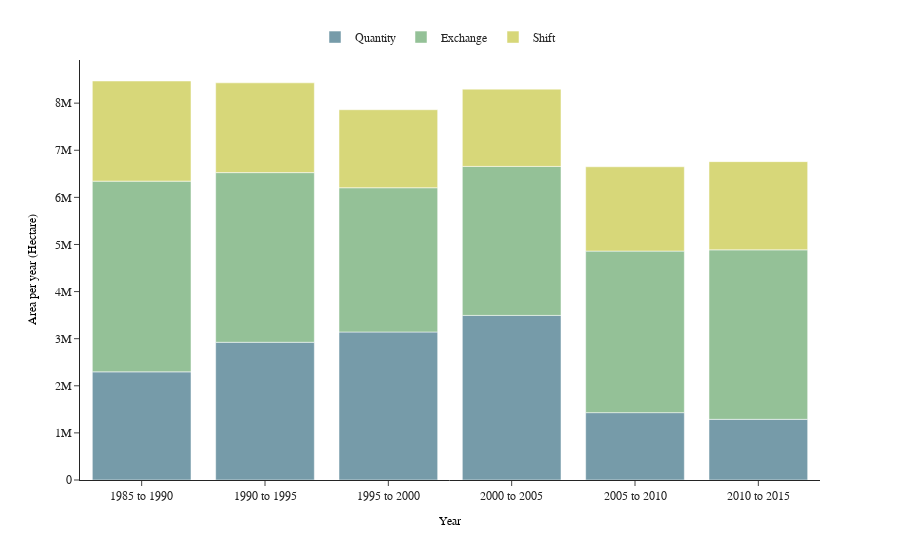

This figure's notebook cell:
### Code cell
long_df = pd.read_csv(r'..\DATA\QSE_5Year_div.csv')


fig = px.bar(long_df, x="Year", y=["Quantity", "Exchange", "Shift"], 
             color_discrete_sequence=colors,
             template="simple_white")

layout = fig.update_layout(
    font=dict(family="Trebuchet MS", size=12),
    hovermode=False,
    yaxis=dict(title='Area per year (Hectare)',
               title_font=dict(size=12, family='Trebuchet MS', color='black')),
    xaxis=dict(title='Year', dtick=1,
               title_font=dict(size=12, family='Trebuchet MS', color='black')),
    legend=dict(orientation="h", yanchor="bottom", y=1.02, xanchor="right",
                x=0.65, title='',
                font=dict(family="Trebuchet MS", size=12)),
    title =  dict(font =dict(family='"Trebuchet MS',
                             size = 20,
                               color = '#D58E4D')),
    title_x=0.5
    
)

fig.show()

### Figure 1 — Plotly figure (JSON) as saved in the notebook; plotly's stock layout.template omitted (floating-point values rounded to 4 significant figures)
{"data": [{"alignmentgroup": "True", "hovertemplate": "variable=Quantity<br>Year=%{x}<br>value=%{y}<extra></extra>", "legendgroup": "Quantity", "marker": {"color": "#769BA9"}, "name": "Quantity", "offsetgroup": "Quantity", "orientation": "v", "showlegend": true, "textposition": "auto", "type": "bar", "x": ["1985 to 1990", "1990 to 1995", "1995 to 2000", "2000 to 2005", "2005 to 2010", "2010 to 2015"], "xaxis": "x", "y": [2296000.0, 2924000.0, 3142000.0, 3494006, 1430000.0, 1288000.0], "yaxis": "y"}, {"alignmentgroup": "True", "hovertemplate": "variable=Exchange<br>Year=%{x}<br>value=%{y}<extra></extra>", "legendgroup": "Exchange", "marker": {"color": "#94C197"}, "name": "Exchange", "offsetgroup": "Exchange", "orientation": "v", "showlegend": true, "textposition": "auto", "type": "bar", "x": ["1985 to 1990", "1990 to 1995", "1995 to 2000", "2000 to 2005", "2005 to 2010", "2010 to 2015"], "xaxis": "x", "y": [4048596, 3602000.0, 3062342, 3163024, 3429000.0, 3598000.0], "yaxis": "y"}, {"alignmentgroup": "True", "hovertemplate": "variable=Shift<br>Year=%{x}<br>value=%{y}<extra></extra>", "legendgroup": "Shift", "marker": {"color": "#D7D779"}, "name": "Shift", "offsetgroup": "Shift", "orientation": "v", "showlegend": true, "textposition": "auto", "type": "bar", "x": ["1985 to 1990", "1990 to 1995", "1995 to 2000", "2000 to 2005", "2005 to 2010", "2010 to 2015"], "xaxis": "x", "y": [2126000.0, 1906000.0, 1656000.0, 1641000.0, 1790000.0, 1873000.0], "yaxis": "y"}], "layout": {"barmode": "relative", "font": {"family": "Trebuchet MS", "size": 12}, "hovermode": false, "legend": {"font": {"family": "Trebuchet MS", "size": 12}, "orientation": "h", "title": {"text": ""}, "tracegroupgap": 0, "x": 0.65, "xanchor": "right", "y": 1.02, "yanchor": "bottom"}, "margin": {"t": 60}, "title": {"font": {"color": "#D58E4D", "family": "\"Trebuchet MS", "size": 20}, "x": 0.5}, "xaxis": {"anchor": "y", "domain": [0, 1], "dtick": 1, "title": {"font": {"color": "black", "family": "Trebuchet MS", "size": 12}, "text": "Year"}}, "yaxis": {"anchor": "x", "domain": [0, 1], "title": {"font": {"color": "black", "family": "Trebuchet MS", "size": 12}, "text": "Area per year (Hectare)"}}}}
